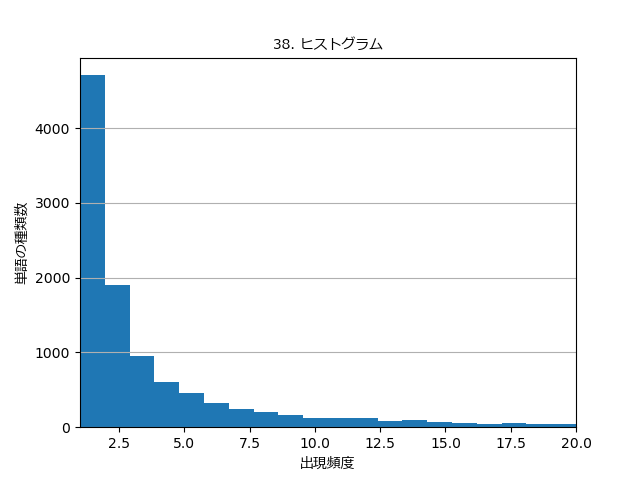

This chart was generated by the following Python code:
from collections import defaultdict
import matplotlib.pyplot as plt
from matplotlib.font_manager import FontProperties

def get_morpheme_dict_lists():
    """
    一文の一語づつの形態素が辞書で格納されて
    一文にlistで入っている
    上の一文の形態素の情報を一要素としたlistを返す
    """

    res = []

    with open("neko.txt.mecab", encoding="utf-8") as target:
        
        # 改行コードごとでsplit
        lines = target.read().split("\n")
        
        # 一文を格納するlist
        tmp = []

        for line in lines:

            # EOSか最終行なら一文をresに追加
            if line == "EOS" or line == "":
                if tmp: res.append(tmp)
                tmp = []
            else:
                word, feature_str = line.split("\t")
                features = feature_str.split(",")
                tmp.append(
                    {
                       "surface": word,
                       "base": features[6],
                       "pos": features[0],
                       "pos1": features[1]
                    }
                )
    return res

def _38():

    morpheme_dict_lists = get_morpheme_dict_lists()

    words = defaultdict(int)
    for line in morpheme_dict_lists:
        for word in line:
            if word["pos"] not in  ("記号","助動詞","助詞"):
                words[word["base"]] += 1
    

    # baseがうまく認識しないから*になってるものが多いよ...
    items = sorted(words.items(), key=lambda x: -x[1])
    counts = list(map(lambda x: x[1], items))

    # グラフで使うフォント情報(デフォルトのままでは日本語が表示できない)
    fp = FontProperties(fname="C:\\Windows\\Fonts\\meiryo.ttc")

    # ヒストグラムのデータ指定
    plt.hist(counts,bins=20,range=(1, 20))		

    # x軸の値の範囲の調整
    plt.xlim(xmin=1, xmax=20)

    # グラフのタイトル、ラベル指定
    plt.title("38. ヒストグラム", fontproperties=fp)
    plt.xlabel('出現頻度', fontproperties=fp)
    plt.ylabel('単語の種類数', fontproperties=fp)

    # グリッドを表示
    plt.grid(axis='y')

    # 表示
    plt.show()

if __name__ == "__main__":
    _38()
